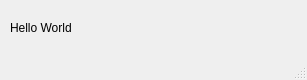
<?xml version="1.0" encoding="UTF-8"?>
<ui version="4.0">
 <class>MainWindow</class>
 <widget class="QMainWindow" name="MainWindow">
  <property name="geometry">
   <rect>
    <x>0</x>
    <y>0</y>
    <width>307</width>
    <height>80</height>
   </rect>
  </property>
  <property name="windowTitle">
   <string>MainWindow</string>
  </property>
  <widget class="QWidget" name="centralwidget">
   <widget class="QLabel" name="label">
    <property name="geometry">
     <rect>
      <x>10</x>
      <y>20</y>
      <width>281</width>
      <height>16</height>
     </rect>
    </property>
    <property name="text">
     <string>Hello World</string>
    </property>
   </widget>
  </widget>
  <widget class="QMenuBar" name="menubar">
   <property name="geometry">
    <rect>
     <x>0</x>
     <y>0</y>
     <width>307</width>
     <height>21</height>
    </rect>
   </property>
  </widget>
  <widget class="QStatusBar" name="statusbar"/>
 </widget>
 <resources/>
 <connections/>
</ui>
